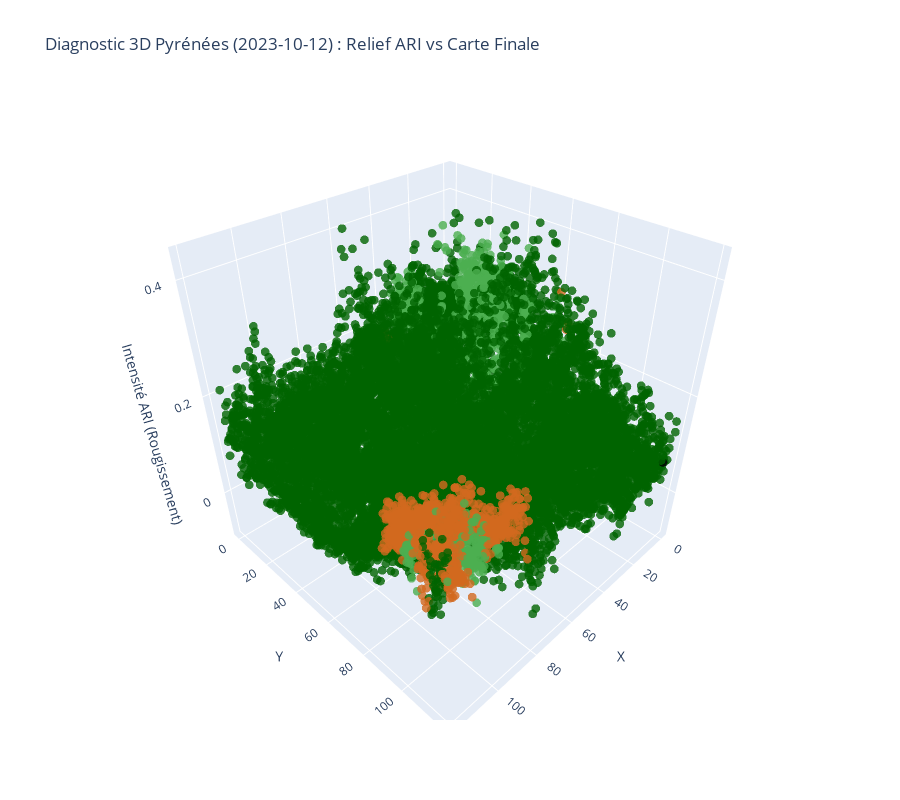

This figure's notebook cell:
### Markdown cell above
##  Interprétation Territoriale : La Carte Finale en 3D

La carte `carte_strates.tif` constitue le livrable final pour les gestionnaires du massif. Cependant, une lecture à plat (2D) ne permet pas de saisir la **pression biologique** exercée par les landes sur les zones de pâturage. 

En projetant la carte finale sur le relief de l'indice ARI (notre indicateur de sénescence), nous transformons une simple classification en un **outil de diagnostic pastoral**. Cette visualisation permet de répondre à une question humaine concrète : *Où la lande est-elle la plus active et menace-t-elle de fermer l'estive ?*

### Code cell
# --- 10. VISUALISATION 3D : VALIDATION DE LA CARTE FINALE ---
import plotly.graph_objects as go
import numpy as np
import os
from osgeo import gdal

# 1. PARAMÈTRES FIXES
# Couleurs : Sable (#D2B48C), Vert Prairie (#4CAF50), Brun Broussaille (#D2691E), Vert Sombre (#006400)
MAP_PALETTE = {1: "#D2B48C", 2: "#4CAF50", 3: "#D2691E", 4: "#006400"}
MAP_LABELS = {1: "Sol Nu", 2: "Herbe", 3: "Landes", 4: "Arbre"}

# Chemins 
PATH_ARI = os.path.join(RESULTS_DIR, "ARI_serie_temp.tif")
PATH_MAP = os.path.join(RESULTS_DIR, "carte_strates.tif")

if os.path.exists(PATH_ARI) and os.path.exists(PATH_MAP):
    # 2. CHARGEMENT
    ds_ari = gdal.Open(PATH_ARI)
    ds_map = gdal.Open(PATH_MAP)
    
    # Choix de la date : 12 Octobre 2023 
    # C'est la date de "séparabilité maximale" identifiée dans l'analyse phénologique
    idx_date = 5 
    
    # Zoom sur une zone mixte 
    half = 60
    cx, cy = ds_map.RasterXSize // 2, ds_map.RasterYSize // 2
    
    # Lecture des données (ARI = Relief, Map = Couleur)
    z_ari = ds_ari.GetRasterBand(idx_date + 1).ReadAsArray(cx-half, cy-half, 2*half, 2*half)
    z_cl = ds_map.GetRasterBand(1).ReadAsArray(cx-half, cy-half, 2*half, 2*half)
    
    # Nettoyage des NoData
    z_ari = np.nan_to_num(z_ari, nan=0.0)
    z_ari[z_ari == -9999] = 0

    # 3. CRÉATION DU NUAGE DE POINTS 3D
    ny, nx = z_ari.shape
    x, y = np.meshgrid(np.arange(nx), np.arange(ny))
    
    fig = go.Figure(data=[go.Scatter3d(
        x=x.flatten(), y=y.flatten(), z=z_ari.flatten(),
        mode='markers',
        marker=dict(
            size=3,
            color=[MAP_PALETTE.get(c, 'black') for c in z_cl.flatten()],
            opacity=0.8
        ),
        text=[f"Classe: {MAP_LABELS.get(c, c)}<br>ARI: {z:.3f}" for c, z in zip(z_cl.flatten(), z_ari.flatten())],
        hoverinfo='text'
    )])

    # 4. MISE EN PAGE
    date_str = dates_str[idx_date] if 'dates_str' in locals() else "12 Octobre 2023"
    fig.update_layout(
        title=f"Diagnostic 3D Pyrénées ({date_str}) : Relief ARI vs Carte Finale",
        scene=dict(
            xaxis_title="X", yaxis_title="Y", zaxis_title="Intensité ARI (Rougissement)",
            zaxis=dict(range=[-0.1, 0.45])
        ),
        height=800
    )
    fig.show()
    
    # Export HTML pour le rendu final
    out_html = os.path.join(RESULTS_DIR, "figure/validation_3D_finale.html")
    fig.write_html(out_html)

### Figure 1 — Plotly figure (JSON) as saved in the notebook; plotly's stock layout.template omitted (floating-point values rounded to 4 significant figures; data arrays with more than 128 entries replaced by an {"elided": "..."} marker saying what was removed)
{"data": [{"hoverinfo": "text", "marker": {"color": {"elided": "14400 str values"}, "opacity": 0.8, "size": 3}, "mode": "markers", "text": {"elided": "14400 str values"}, "type": "scatter3d", "x": {"elided": "14400 int values"}, "y": {"elided": "14400 int values"}, "z": {"elided": "14400 float values"}}], "layout": {"height": 800, "scene": {"xaxis": {"title": {"text": "X"}}, "yaxis": {"title": {"text": "Y"}}, "zaxis": {"range": [-0.1, 0.45], "title": {"text": "Intensité ARI (Rougissement)"}}}, "title": {"text": "Diagnostic 3D Pyrénées (2023-10-12) : Relief ARI vs Carte Finale"}}}
